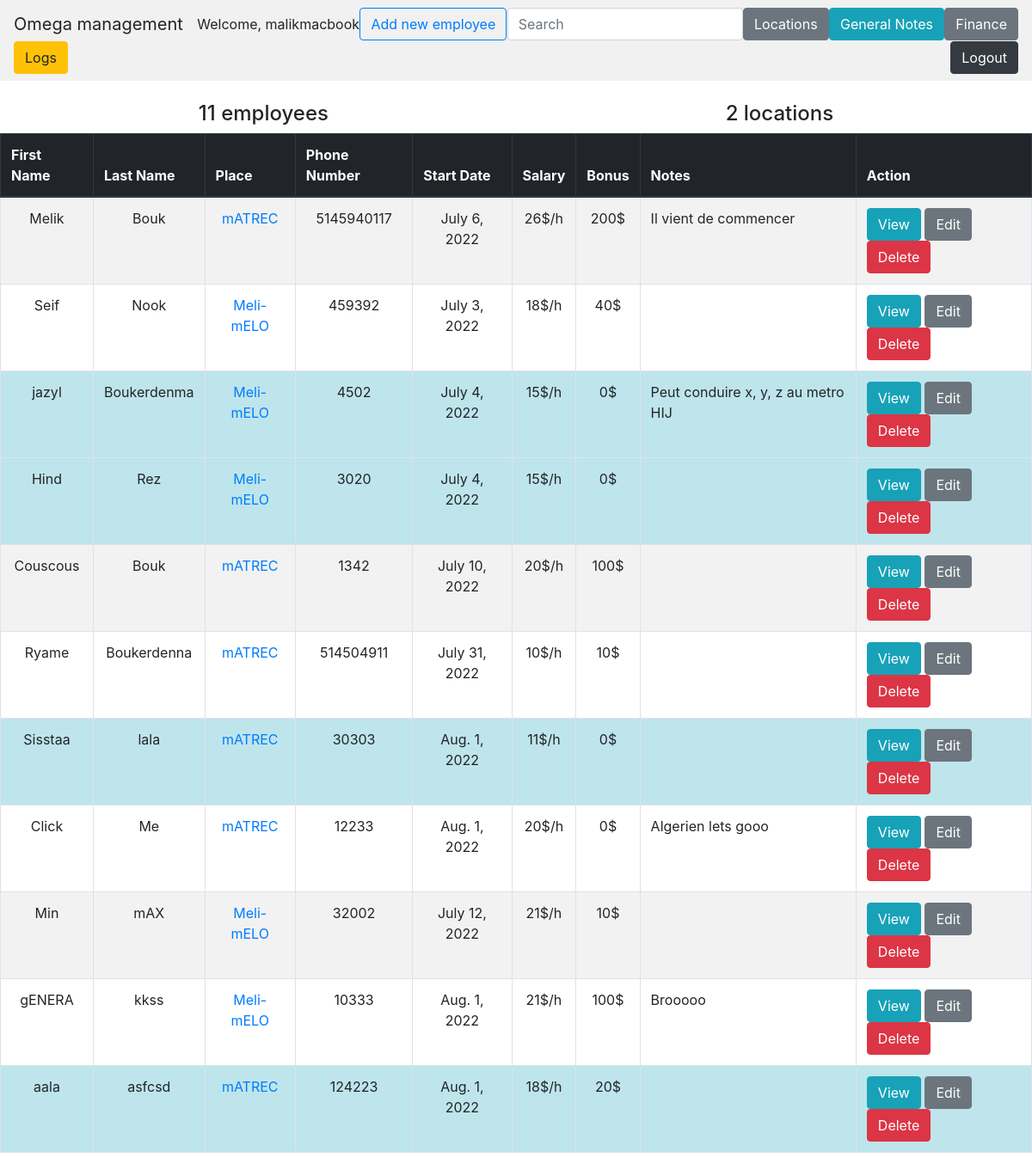
Before: /employee_management/ (signed in) with the older database file.
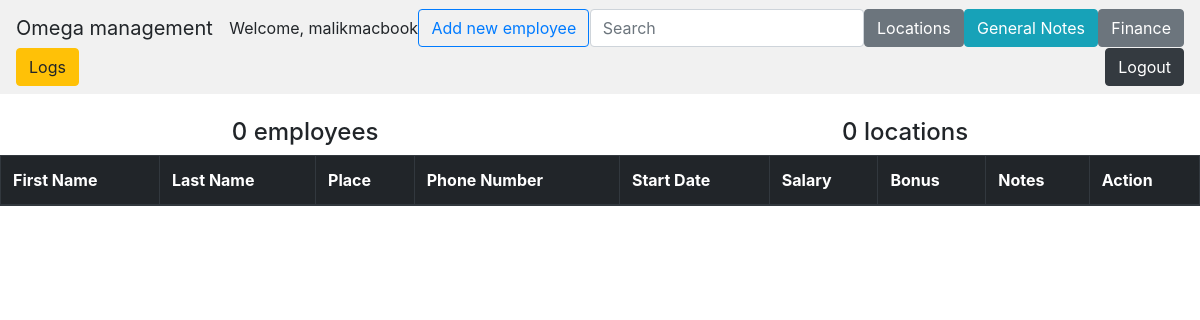
After: the same page with the newer database file.
### employee_management/models.py (models this page shows, shortened)
class EmployeeBaseInformation(models.Model):
    first_name = models.CharField(max_length=100)
    last_name = models.CharField(max_length=100)
    place = models.ForeignKey(
        LocationForWorking, on_delete=models.CASCADE, db_constraint=False, null=True
    )
    phone_number = models.IntegerField(null=True)
    start_date = models.DateField(null=True)
    salary = models.IntegerField(null=True)
    bonus = models.IntegerField(null=True)
    is_driver = models.BooleanField(null=True)
    notes = models.CharField(max_length=500, blank=True, null=True)

class LocationForWorking(models.Model):
    location_name = models.CharField(max_length=100, null=True)
    notes = models.CharField(max_length=500, null=True, blank=True)
    def __str__(self):
        return f"{self.location_name}"

### employee_management/views.py (the view)
# urls.py: urlpatterns = [path("", views.home_contract, name="home-contract")]
@login_required(login_url=LOGIN_URL)
def home(request):
    data = EmployeeBaseInformation.objects.all()
    number_employee = len(list(EmployeeBaseInformation.objects.all()))
    number_location = len(list(LocationForWorking.objects.all()))
    filename = DT.now().strftime("%B_%d_%Y") + "_employee_backup"
    return render(
        request,
        "employee_management/home.html",
        {
            "data": data,
            "number_employee": number_employee,
            "number_location": number_location,
            "filename": filename,
        },
    )

### employee_management/templates/employee_management/home.html (shortened to what this page needs)
{% extends "employee_management/base.html" %}
{% block content %}
<br>
<div class="table-responsive">
    <div class="d-flex justify-content-around">
        <h4>
            {{number_employee}} employees
        </h4>
        <h4>
            {{number_location}} locations
        </h4>
    </div>
<table class="table table-hover table-striped table-bordered table-lg" cellspacing="0" width="100%">
    <thead class="thead-dark">
        <tr>
            <th scope="col">First Name</th>
            <th scope="col">Last Name</th>
            <th scope="col">Place</th>
            <th scope="col">Phone Number</th>
            <th scope="col">Start Date</th>
            <th scope="col">Salary</th>
            <th scope="col">Bonus</th>
            <th scope="col">Notes</th>
            <th scope="col">Action</th>
        </tr>
    </thead>
    <tbody id="myTable">
        {% for item in data %}
        {% if item.is_driver == True %}
            <tr class="table-info">
        {% else %}
            <tr>
        {% endif %}
                <td class="text-center">{{item.first_name}}</td>
                <td class="text-center">{{item.last_name}}</td>
                <td class="text-center">
                    <a href="{% url 'view-location' item.place.id %}">
                        {{item.place}}
                    </a>
                </td>
                <td class="text-center">{{item.phone_number}}</td>
                <td class="text-center">{{item.start_date}}</td>
                <td class="text-center">{{item.salary}}$/h</td>
                <td class="text-center">{{item.bonus}}$</td>
                {%if item.notes == None%}
                    <td></td>
                {%else%}
                    <td>{{item.notes}}</td>
                {% endif %}
                <td>
                    <a href="{% url 'view-employee' item.id %}" class="btn btn-info">
                        View
                    </a>
                    <a href="{% url 'edit-employee' item.id %}" class="btn btn-secondary">
                        Edit
                    </a>
                    <a onclick="return confirm('Are you sure you want to delete this?')"
                    href="{% url 'delete-employee' item.id %}" class="btn btn-danger">
                        Delete
                    </a>
                </td>
            </tr>
        {% endfor %}
    </tbody>
</table>
</div>
<br>
<br>
{% endblock %}

### employee_management/templates/employee_management/base.html (shortened to what this page needs)
<!DOCTYPE html>
<html lang="en">
<head>
    <link rel="stylesheet" href="https://cdn.jsdelivr.net/npm/bootstrap@4.3.1/dist/css/bootstrap.min.css"
>
    <link rel="stylesheet" href="https://cdnjs.cloudflare.com/ajax/libs/twitter-bootstrap/4.1.1/css/bootstrap.css">
    <link rel="stylesheet" href="https://cdn.datatables.net/1.10.19/css/dataTables.bootstrap4.min.css">
    <link rel="stylesheet" href="https://cdn.datatables.net/buttons/1.5.2/css/buttons.bootstrap4.min.css">
    <link rel="stylesheet" href="https://cdn.datatables.net/responsive/2.2.3/css/responsive.bootstrap4.min.css">
</head>
<body>
    <nav class="navbar navbar-light justify-content-between sticky-top" style="background-color: #f1f1f1">
        <a class="navbar-brand">Omega management</a>
        {% if user.is_authenticated %}
        <div class="nav-item">
            <a>Welcome, {{user.username}}</a>
        </div>
        {% endif %}
        <a href="/employee_management/submit">
            <input type="button" class="btn btn-outline-primary text-center" value="Add new employee">
        </a>
        <form class="form-inline">
            <input id='myInput' onkeyup='searchTable()' type='text' placeholder="Search" class="form-control">
        </form>
        <a href="/employee_management/locations">
            <input type="button" class="btn btn-secondary text-center" value="Locations">
        </a>
        <a class="btn btn-info" href="/employee_management/view_general_notes">
            General Notes
        </a>
        <a class="btn btn-secondary" href="/contract_management">
            Finance
        </a>
        <div class="nav-item">
            <a class="btn btn-warning" href="/employee_management/view_logs">Logs</a>
        </div>
        <div class="nav-item">
            <a class="btn btn-dark" href="/employee_management/logout">Logout</a>
        </div>
    </nav>
    <div>
        {% block content %} {% endblock %}
    </div>
</body>
</html>

Changed rows visible on the page:
removed EmployeeBaseInformation: first_name "Melik", last_name "Bouk", place "mATREC", phone_number "5145940117", start_date "July 6, 2022", salary "26", bonus "200", notes "Il vient de commencer"
removed EmployeeBaseInformation: first_name "Seif", last_name "Nook", place "Meli-mELO", phone_number "459392", start_date "July 3, 2022", salary "18", bonus "40"
removed EmployeeBaseInformation: first_name "jazyl", last_name "Boukerdenma", place "Meli-mELO", phone_number "4502", start_date "July 4, 2022", salary "15", bonus "0", notes "Peut conduire x, y, z au metro HIJ"
removed EmployeeBaseInformation: first_name "Hind", last_name "Rez", place "Meli-mELO", phone_number "3020", start_date "July 4, 2022", salary "15", bonus "0"
removed EmployeeBaseInformation: first_name "Couscous", last_name "Bouk", place "mATREC", phone_number "1342", start_date "July 10, 2022", salary "20", bonus "100"
removed EmployeeBaseInformation: first_name "Ryame", last_name "Boukerdenna", place "mATREC", phone_number "514504911", start_date "July 31, 2022", salary "10", bonus "10"
removed EmployeeBaseInformation: first_name "Sisstaa", last_name "lala", place "mATREC", phone_number "30303", start_date "Aug. 1, 2022", salary "11", bonus "0"
removed EmployeeBaseInformation: first_name "Click", last_name "Me", place "mATREC", phone_number "12233", start_date "Aug. 1, 2022", salary "20", bonus "0", notes "Algerien lets gooo"
removed EmployeeBaseInformation: first_name "Min", last_name "mAX", place "Meli-mELO", phone_number "32002", start_date "July 12, 2022", salary "21", bonus "10"
removed EmployeeBaseInformation: first_name "gENERA", last_name "kkss", place "Meli-mELO", phone_number "10333", start_date "Aug. 1, 2022", salary "21", bonus "100", notes "Brooooo"
removed EmployeeBaseInformation: first_name "aala", last_name "asfcsd", place "mATREC", phone_number "124223", start_date "Aug. 1, 2022", salary "18", bonus "20"
Other visible differences:
{{ number_employee }}: "11" → "0"
{{ number_location }}: "2" → "0"
